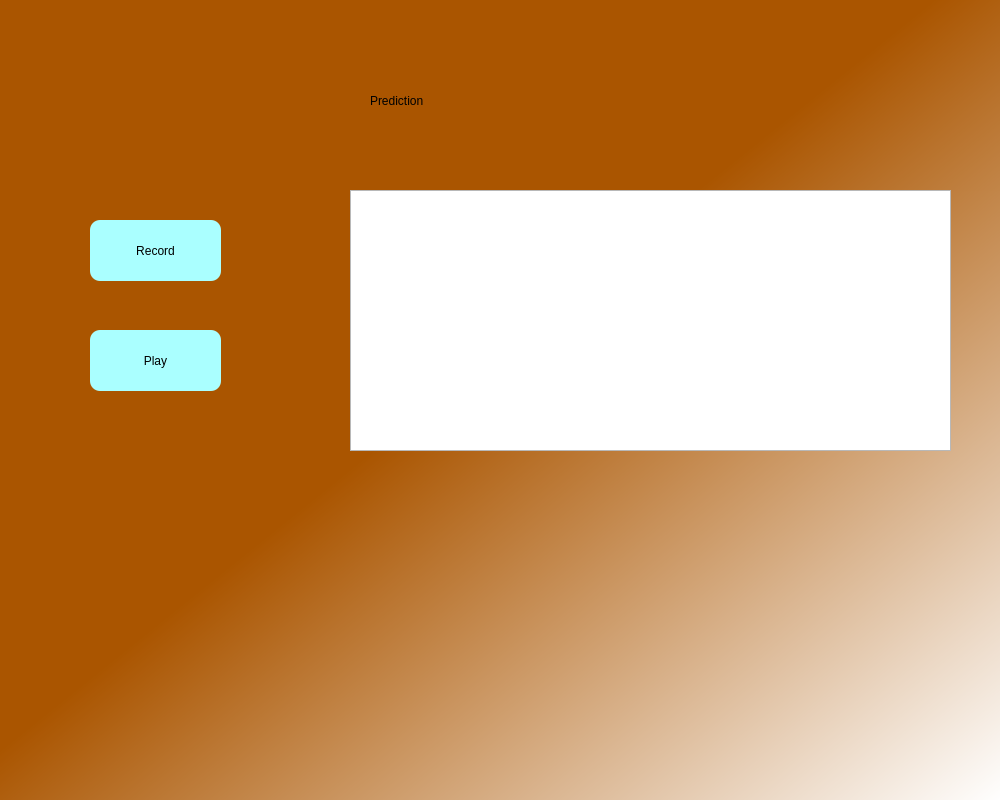
<?xml version="1.0" encoding="UTF-8"?>
<ui version="4.0">
 <class>Dialog</class>
 <widget class="QDialog" name="Dialog">
  <property name="geometry">
   <rect>
    <x>0</x>
    <y>0</y>
    <width>1000</width>
    <height>800</height>
   </rect>
  </property>
  <property name="windowTitle">
   <string>Dialog</string>
  </property>
  <widget class="QWidget" name="bgwidget" native="true">
   <property name="geometry">
    <rect>
     <x>0</x>
     <y>0</y>
     <width>1001</width>
     <height>801</height>
    </rect>
   </property>
   <property name="styleSheet">
    <string notr="true">QWidget#bgwidget{
background-color: qlineargradient(spread:pad, x1:0.0051194, y1:0.011, x2:1, y2:1, stop:0.462687 rgba(170, 85, 0, 255), stop:1 rgba(255, 255, 255, 255));}</string>
   </property>
   <widget class="QLabel" name="label">
    <property name="geometry">
     <rect>
      <x>370</x>
      <y>50</y>
      <width>271</width>
      <height>101</height>
     </rect>
    </property>
    <property name="styleSheet">
     <string notr="true">font: 75 36pt &quot;MS Shell Dlg 2&quot;;
color: rgb(0, 0, 0);</string>
    </property>
    <property name="text">
     <string>Prediction</string>
    </property>
   </widget>
   <widget class="QPushButton" name="recordbutton">
    <property name="geometry">
     <rect>
      <x>90</x>
      <y>220</y>
      <width>131</width>
      <height>61</height>
     </rect>
    </property>
    <property name="styleSheet">
     <string notr="true">border-radius:10px;
font: 15pt &quot;MS Shell Dlg 2&quot;;
background-color: rgb(170, 255, 255);</string>
    </property>
    <property name="text">
     <string>Record</string>
    </property>
   </widget>
   <widget class="QGraphicsView" name="graphicsView">
    <property name="enabled">
     <bool>true</bool>
    </property>
    <property name="geometry">
     <rect>
      <x>350</x>
      <y>190</y>
      <width>601</width>
      <height>261</height>
     </rect>
    </property>
   </widget>
   <widget class="QLabel" name="info">
    <property name="geometry">
     <rect>
      <x>100</x>
      <y>280</y>
      <width>131</width>
      <height>31</height>
     </rect>
    </property>
    <property name="styleSheet">
     <string notr="true">font: 10pt &quot;MS Shell Dlg 2&quot;;</string>
    </property>
    <property name="text">
     <string/>
    </property>
   </widget>
   <widget class="QPushButton" name="playbutton">
    <property name="geometry">
     <rect>
      <x>90</x>
      <y>330</y>
      <width>131</width>
      <height>61</height>
     </rect>
    </property>
    <property name="styleSheet">
     <string notr="true">border-radius:10px;
font: 15pt &quot;MS Shell Dlg 2&quot;;
background-color: rgb(170, 255, 255);</string>
    </property>
    <property name="text">
     <string>Play</string>
    </property>
   </widget>
   <widget class="QLabel" name="error">
    <property name="geometry">
     <rect>
      <x>90</x>
      <y>390</y>
      <width>241</width>
      <height>31</height>
     </rect>
    </property>
    <property name="styleSheet">
     <string notr="true">font: 90 10pt &quot;MS Shell Dlg 2&quot;;
color: rgb(170, 0, 0);</string>
    </property>
    <property name="text">
     <string/>
    </property>
   </widget>
   <widget class="QLabel" name="predict_text">
    <property name="geometry">
     <rect>
      <x>350</x>
      <y>510</y>
      <width>601</width>
      <height>151</height>
     </rect>
    </property>
    <property name="styleSheet">
     <string notr="true">text-decoration: underline;
font: 200 22pt &quot;MS Shell Dlg 2&quot;;
</string>
    </property>
    <property name="text">
     <string/>
    </property>
    <property name="alignment">
     <set>Qt::AlignCenter</set>
    </property>
   </widget>
  </widget>
 </widget>
 <resources/>
 <connections/>
</ui>
